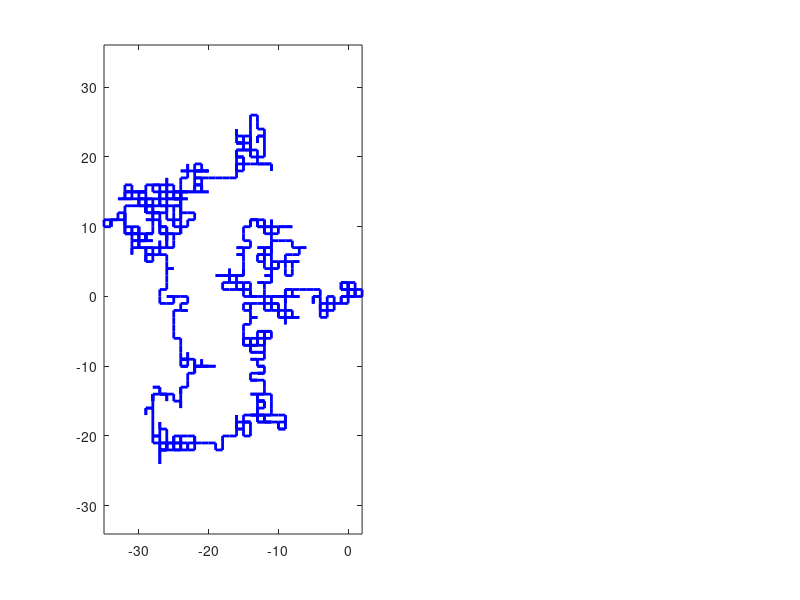

MATLAB code to generate this figure: (Note: this script raises an error after producing the figure.)
close all
clear all
xdata(1)=0;
ydata(1)=0;
steps=1000;

theta=360*rand(steps,1);

subplot(1,2,1)
for i=2:steps+1
    thetaval=90*round((theta(i-1))/90);
    xdata(i)=xdata(i-1)+cosd(thetaval);
    ydata(i)=ydata(i-1)+sind(thetaval);
end

plot(xdata,ydata,'b-','linewidth',2)
axis equal
set(gca,'visible','on')
[figx, figy] = dsxy2figxy(gca, [0 xdata(steps+1)], [0 ydata(steps+1)]); %  (now in figure space)
annotation('arrow',figx,figy,'linewidth',2,'color','red')
xlabel('x/a')
ylabel('y/a')
title('(a)')

subplot(1,2,2)
for i=2:steps+1;
    xdata(i)=xdata(i-1)+cosd(theta(i-1));
    ydata(i)=ydata(i-1)+sind(theta(i-1));
end
plot(xdata,ydata,'b-','linewidth',2)

axis equal
set(gca,'visible','on')
[figx, figy] = dsxy2figxy(gca, [0 xdata(steps+1)], [0 ydata(steps+1)]); %  (now in figure space)
annotation('arrow',figx,figy,'linewidth',2,'color','red')

xlabel('x/a')
ylabel('y/a')

title('(b)')

set(gcf,'paperposition',[0 0 10 7])
set(gcf,'papersize',[10,7])
print(gcf','../figures/randwomwalks2d.eps','-depsc2')

%%
figure
gaussian=@(x) exp(-1.5*x.^2);
xdata=linspace(-1,1,100);
ydata=gaussian(xdata);
plot(xdata,ydata,'b-')
xlabel('R/R_0')
set(gca,'YTick',[],'FontSize',16)
set(gcf,'paperposition',[0 0 5 5],'papersize',[5 5])
print(gcf,'../figures/singlechainconfigs.eps','-depsc2')
